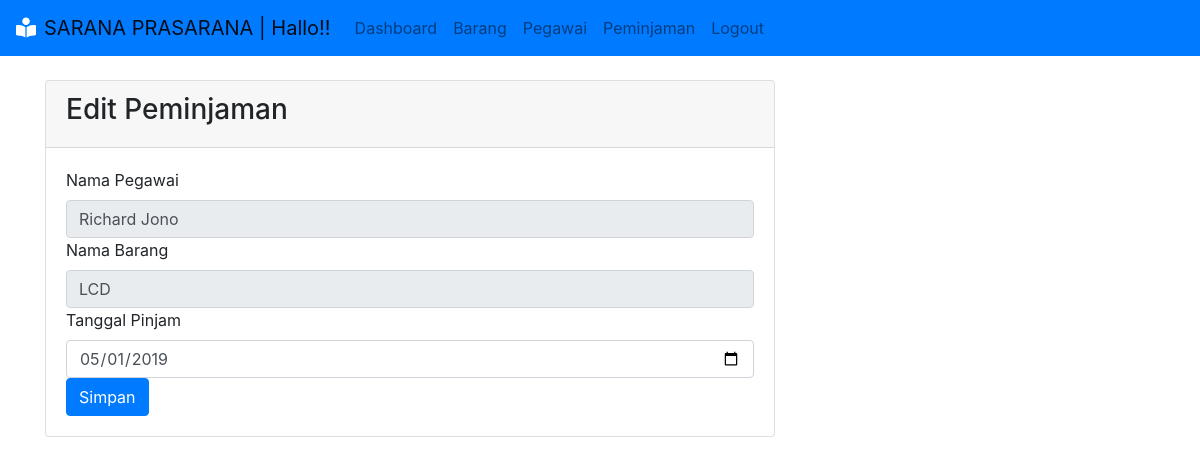
Page /peminjaman/form-edit.php?id_pinjam=4 (signed in) on the committed database.
### tables this page shows
CREATE TABLE `peminjaman` (
  `id_pinjam` int(11) NOT NULL,
  `id_inventaris` int(3) DEFAULT NULL,
  `id_pegawai` int(3) NOT NULL,
  `tgl_pinjam` date NOT NULL,
  `tgl_kembali` date DEFAULT NULL,
  `tgl_jatuh_tempo` date NOT NULL,
  `status` enum('Dipinjam','Kembali') NOT NULL DEFAULT 'Dipinjam',
  `id_petugas` int(3) DEFAULT NULL
);

CREATE TABLE `pegawai` (
  `id_pegawai` int(3) NOT NULL,
  `nama_pegawai` varchar(50) NOT NULL,
  `telp` varchar(50) NOT NULL,
  `alamat` varchar(200) NOT NULL
);

CREATE TABLE `inventaris` (
  `id_inventaris` int(3) NOT NULL,
  `nama` varchar(100) NOT NULL,
  `deskripsi` varchar(200) NOT NULL,
  `jumlah` int(3) NOT NULL,
  `id_jenis` int(3) DEFAULT NULL,
  `tgl_register` date NOT NULL
);

### peminjaman/fungsi-transaksi.php (called while the page is built, shortened)
<?php
function ambilPeminjaman($koneksi, $id_pinjam)
{
    $sql = "SELECT * FROM peminjaman INNER JOIN pegawai ON peminjaman.id_pegawai = pegawai.id_pegawai
                                     INNER JOIN inventaris ON peminjaman.id_inventaris = inventaris.id_inventaris
                                     WHERE id_pinjam = $id_pinjam";
    $res = mysqli_query($koneksi, $sql);
    $data = mysqli_fetch_assoc($res);
    return $data;
}
?>

### peminjaman/form-edit.php (the view, shortened to what this page needs)
<?php
include '../koneksi.php';
include '../aset/header.php';
include 'fungsi-transaksi.php';
$id_pinjam = $_GET['id_pinjam'];
$pinjam = ambilPeminjaman($koneksi, $id_pinjam);
?>
<div class="container">
    <div class="row mt-4">
        <div class="col-md-8">
            <div class="card">
                <div class="card-header">
                    <h3>Edit Peminjaman</h3>
                </div>
                <div class="card-body">
                <form action="proses-edit.php">
                <div class="from-group">
                    <label for="anggota">Nama Pegawai</label>
                    <input type="text" value="<?= $pinjam['nama_pegawai'] ?>" class="form-control" disabled>
                </div>
                <div class="from-group">
                    <label for="buku">Nama Barang</label>
                    <input type="text" value="<?= $pinjam['nama'] ?>" class="form-control" disabled>
                </div>
                <div class="from-group">
                    <label for="datepicker">Tanggal Pinjam</label>
                    <input type="date" name="tgl_pinjam" value="<?= $pinjam['tgl_pinjam'] ?>" class="form-control">
                </div>
                            <button type="submit" name="btnPinjam" class="btn btn-primary">Simpan</button>
                </form>
                </div>
            </div>
        </div>
    </div>
</div>
<?php
include '../aset/footer.php';
?>

### rows in the picture
peminjaman: id_pegawai.nama_pegawai "Richard Jono", id_inventaris.nama "LCD", tgl_pinjam "05/01/2019"
